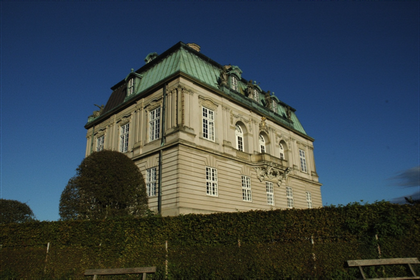
%> input picture lectures/Kim/images/Erimitage1.png, 420 x 280 px, shrunk from 714 x 476 before the run
$ octave mkfeaturesampling.m   (GNU Octave 9; MATLAB toolbox functions it lacks are replaced by stand-ins)
%> lines starting %> are read from the running program, lines starting %| are printed output that depends on the picture
### lectures/Kim/images/multiscaleharris.m
function MH = multiscaleharris (I, localize)
% MH = multiscaleharris (I, localize)
%
%   I        - Gray scale image (2D matrix - can handle uint8 matrices)
%   localize - If 1 then apply localization algorithm
%   MH       - Harris multiscale corner points [row, column, scale]
%
%   Detects multiscale Harris corners.
%
%  Copyright (C) 2011 Kim Steenstrup Pedersen (kimstp@diku.dk)
%  Released under the terms of the GNU Lesser General Public License as
%  published by the Free Software Foundation. See the source file for full
%  details.

%  lindebergcorner version 1.0
%  Copyright (C) 2011 Kim Steenstrup Pedersen (kimstp@diku.dk)
%  Department of Computer Science, University of Copenhagen, Denmark
%
%  This file is part of the multi-scale Harris detector package version 1.0
%
%  The multi-scale Harris detector package is free software: you can
%  redistribute it and/or modify it under the terms of the GNU Lesser
%  General Public License as published by the Free Software Foundation,
%  either version 3 of the License, or (at your option) any later version.                                      *
%
%  The multi-scale Harris detector package is distributed in the hope that
%  it will be useful, but WITHOUT ANY WARRANTY; without even the implied
%  warranty of MERCHANTABILITY or FITNESS FOR A PARTICULAR PURPOSE. See the
%  GNU Lesser General Public License for more details.
%
%  You should have received a copy of the GNU Lesser General Public License
%  along with the multi-scale Harris detector package. If not, see
%  <http://www.gnu.org/licenses/>.
%


% Fourier transform the image
If = fft2(I);


% Define scale range
NoScales = 31;
sigma0 = 1.5;
alpha = 0.06;
k = 1.1; % Scale level steps
disp('Min scales: ')
sigmaI = sigma0
sigmaD = 0.7 * sigmaI
disp('Max scales: ')
sigmaI = k^(NoScales-1) * sigma0
sigmaD = 0.7 * sigmaI

% Define threshold
Hthres = 1500;

H = zeros( size(I,1), size(I,2), NoScales);
Lx = zeros( size(I,1), size(I,2), NoScales);
Ly = zeros( size(I,1), size(I,2), NoScales);
for n=1:NoScales
    sigmaI = k^(n-1) * sigma0;
    sigmaD = 0.7 * sigmaI;

    Lx(:, :, n) = real(ifft2(sigmaD.*scale(If, sigmaD, 0, 1)));
    Ly(:, :, n) = real(ifft2(sigmaD.*scale(If, sigmaD, 1, 0)));

    % Compute the second order structure matrix (structure tensor)
    % T = [A B;
    %      B C]
    A = real(ifft2(scale(fft2(Lx(:, :, n).^2), sigmaI, 0,0)));
    B = real(ifft2(scale(fft2(Lx(:, :, n).*Ly(:, :, n)), sigmaI, 0,0)));
    C = real(ifft2(scale(fft2(Ly(:, :, n).^2), sigmaI, 0,0)));


    % Harris feature strength - scale normalized but non-gamma normalized
    H(:, :, n) = A .* C - B.^2 - alpha * (A + C).^2;

end


% Harris scale selection
M = LocalMaxima3DFast(H); % 26 neighbor search
idx=find(M > Hthres);
[r, c, s] = ind2sub(size(M),idx);
% Remove points that are at the boundary, i.e. 2*sigmaI from
% the boundary
idx = find((r > round(2 * k.^(s-1) * sigma0)) & (r < (size(I,1)-round(2 * k.^(s-1) * sigma0))) & (c > round(2 * k.^(s-1) * sigma0)) & (c < (size(I,2)-round(2 * k.^(s-1) * sigma0))));
MH = [r(idx), c(idx), s(idx)];


% Implement Lindeberg localization scheme for multiscale Harris corners
if localize == 1
    disp('Applying localization algorithm');

    % Lindeberg corners
    MHtmp = zeros(size(MH));
    counter = 0;
    for n = 1:size(MH,1) % For each candidate point
        sigmaL = 0.7 * k^(MH(n,3)-1) * sigma0; % Integration window scale (fixed)

        % Make Gaussian window
        [gx,gy] = meshgrid(-round(2*sigmaL):1:round(2*sigmaL), -round(2*sigmaL):1:round(2*sigmaL));
        W = exp(-(gx.^2 + gy.^2)./(2*sigmaL^2));
        W = W ./ sum(W(:));

        counter = counter + 1;
        MHtmp(counter,:) = MH(n,:);

        iter = 1;
        while iter > 0

            % Compute scale space signature
            dmin = zeros(MH(n,3),1);
            A = zeros(2, 2, MH(n,3));
            b = zeros(2, MH(n,3));

            % Calculate ROI indices
            ROIRows = (round(MHtmp(counter,1)) - round(2*sigmaL)):1:(round(MHtmp(counter,1)) + round(2*sigmaL));
            ROICols = (round(MHtmp(counter,2)) - round(2*sigmaL)):1:(round(MHtmp(counter,2)) + round(2*sigmaL));

            [X,Y] = meshgrid(ROICols, ROIRows);

            for s = 1 : MH(n,3) % For all scales below and including this points detection scale

                A1 = sum(sum(Lx(ROIRows, ROICols, s).^2 .*W));
                A2 = sum(sum(Lx(ROIRows, ROICols, s).*Ly(ROIRows, ROICols, s).*W));
                A3 = sum(sum(Ly(ROIRows, ROICols, s).^2.*W));

                A(:,:,s) = [A1, A2; ...
                            A2, A3];

                b1 = sum(sum((Lx(ROIRows, ROICols, s).^2 .* X + Lx(ROIRows, ROICols, s) .* Ly(ROIRows, ROICols, s) .* Y) .* W));
                b2 = sum(sum((Lx(ROIRows, ROICols, s) .* Ly(ROIRows, ROICols, s) .* X + Ly(ROIRows, ROICols, s).^2 .* Y) .* W ));
                b(:, s) = [b1; ...
                           b2];

                c = sum(sum((Lx(ROIRows, ROICols, s).^2 .* X.^2 + 2 * Lx(ROIRows, ROICols, s).*Ly(ROIRows, ROICols, s) .* Y .* X + Ly(ROIRows, ROICols, s).^2 .* Y.^2) .* W));

                dmin(s) = (c - b(:, s)' * pinv(A(:,:,s)) * b(:, s)) / trace(A(:,:,s));
            end
            % Find minima
            [val, idx] = min(dmin);

            % New estimate of point posititon;
            MHold = MHtmp(counter,:); % save for comparison
            pos = (pinv(A(:,:,idx)) * b(:, idx));
            MHtmp(counter,1:2) = [pos(2), pos(1)];

            % Iterate until stopping criterion : 3 iterations, less than 1
            % pixel change or diverge more than 2*sigmaL from original position

            % update iterations
            if iter < 4 % Max 3 iterations pr point
                iter = iter + 1;
            else
                iter = 0;
            end

            % less than 1 pixel change
            if norm(MHtmp(counter,1:2) - MHold(1:2)) < 1
                iter = 0;
            end

            % If diverge
            if norm(MHtmp(counter,1:2) - MH(n,1:2)) > (2 * sigmaL)
                counter = counter - 1;
                iter = 0;
                continue;
            end

            % If too close to boundary then throw out
            if (MHtmp(counter,1) <= round(2*sigmaL)) | (MHtmp(counter,1) >= (size(I,1)-round(2*sigmaL))) | (MHtmp(counter,2) <= round(2*sigmaL)) | (MHtmp(counter,2) >= (size(I,2)-round(2*sigmaL)))
                counter = counter - 1;
                iter = 0;
                continue;
            end % otherwise keep

        end

    end

    % Save only valid candidate points
    MH = MHtmp(1:counter,:);
end


MH = [MH(:,1), MH(:,2), k.^(MH(:,3)-1) * sigma0];


end

### lectures/Kim/images/mkfeaturesampling.m
% Script for making illustrations for the features I lecture.

close all;
clear all;

I = imread('Erimitage1.png');
%> I is the input picture: size 280x420x3 uint8; mean R, G, B 57.4, 69.3, 75.8
J = imread('Erimitage2.png');
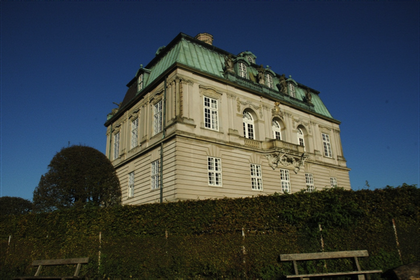
%> input picture lectures/Kim/images/Erimitage2.png, 420 x 280 px, shrunk from 714 x 476 before the run
%> J is the input picture: size 280x420x3 uint8; mean R, G, B 57.5, 66.1, 69.1


% Regular grid
[X,Y] = meshgrid([1:71:size(I,2)], [1: 47: size(I,1)]);
figure(1)
imshow(I)
hold on;
plot(X,Y, 'r.', 'MarkerSize',15)
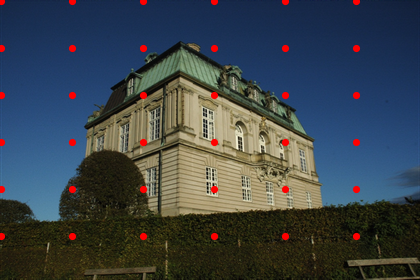
%> figure redrawn from the program's plot data
hold off;
print('-depsc2','Erimitage1_grid.eps')

figure(2)
imshow(J)
hold on;
plot(X,Y, 'r.', 'MarkerSize',15)
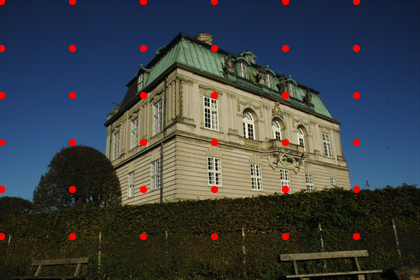
%> figure redrawn from the program's plot data
hold off;
print('-depsc2','Erimitage2_grid.eps')


% Random locations
x=randi([1, size(I,2)], 100, 1);
y=randi([1, size(I,1)], 100, 1);

figure(3)
imshow(I)
hold on;
plot(x, y, 'r.', 'MarkerSize',15)
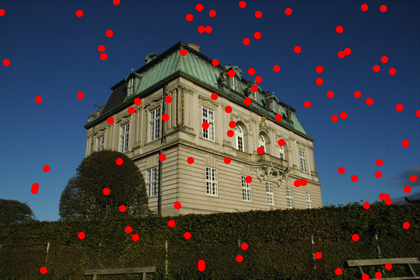
%> figure redrawn from the program's plot data
hold off;
print('-depsc2','Erimitage1_random.eps')


x=randi([1, size(I,2)], 100, 1);
y=randi([1, size(I,1)], 100, 1);
figure(4)
imshow(J)
hold on;
plot(x, y, 'r.', 'MarkerSize',15)
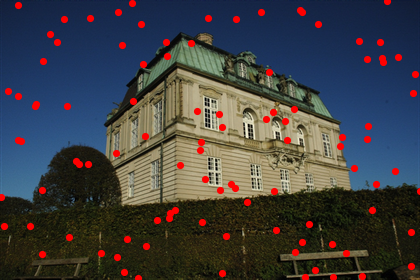
%> figure redrawn from the program's plot data
hold off;
print('-depsc2','Erimitage2_random.eps')


% Sparse points
% Use Harris multi-scale

Ig = rgb2gray(I);
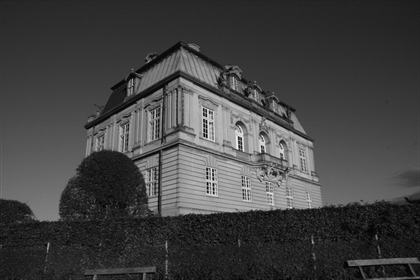
%> Ig: size 280x420 uint8; min 0, max 250, mean 66.4
MH = multiscaleharris(Ig, 1); % with localization
%> the run ends on the next line
